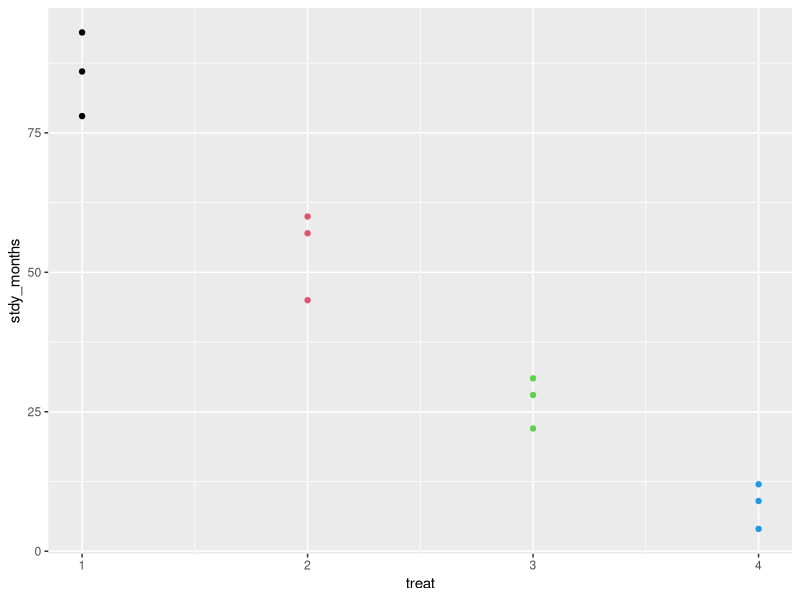
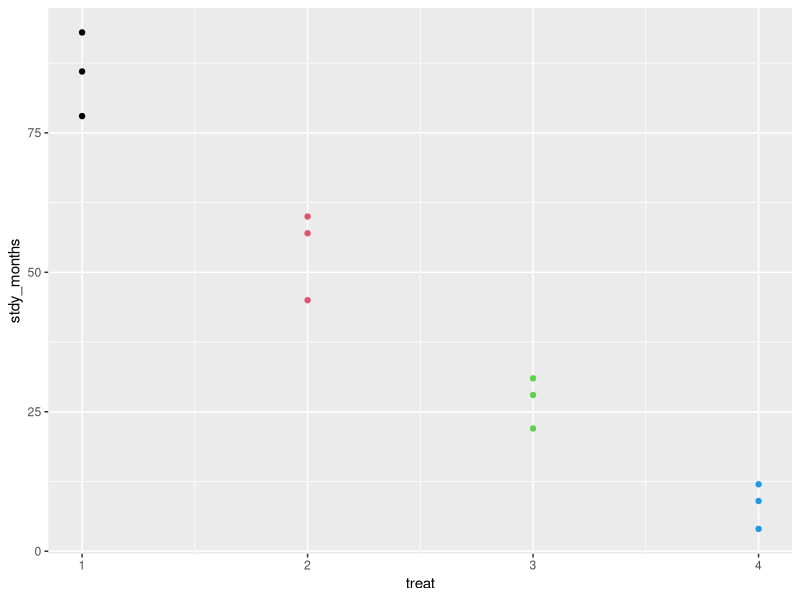
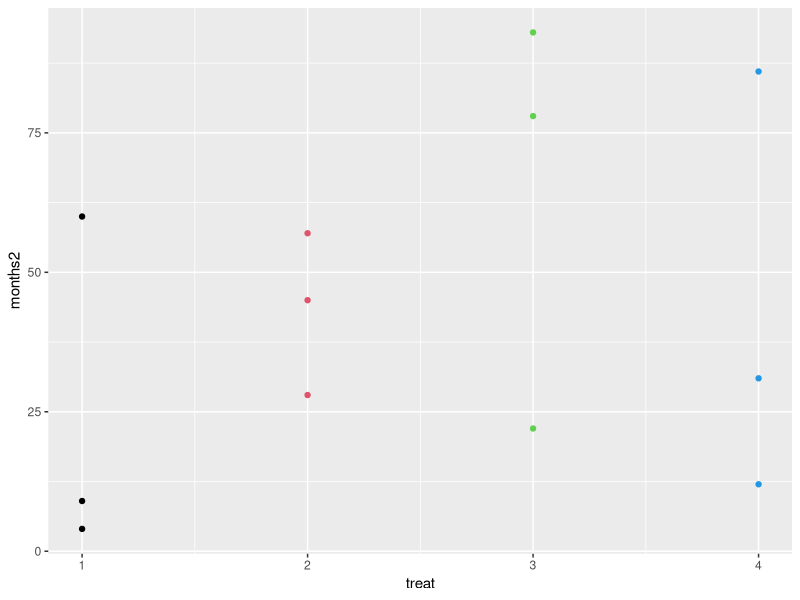
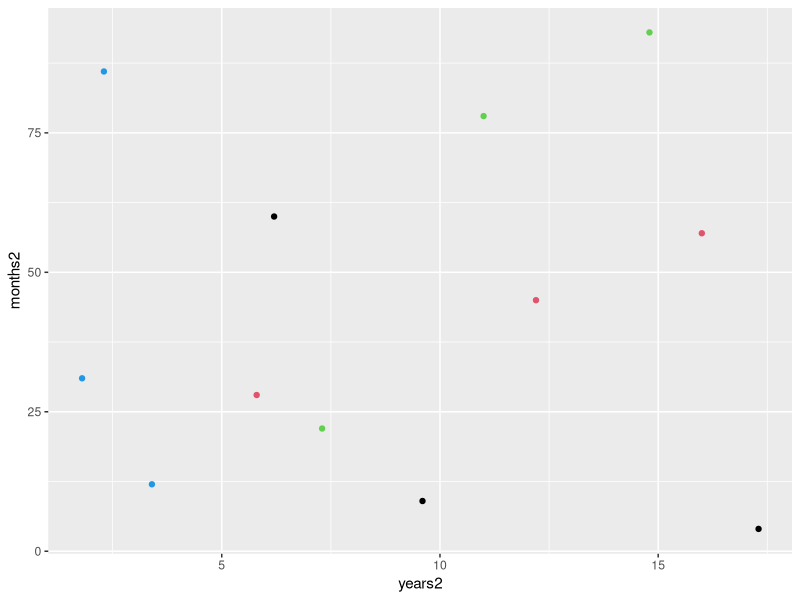

Here is the R script that generated these plots, in order:
## ---- chunk 1
library(ggplot2)

stdy_months <- c(78,93,86,57,45,60,28,31,22,9,12,4)
treat <- gl(4,3)
lm.model <- lm(stdy_months~treat)
anova(lm.model)

stdy_df <- data.frame(cbind(stdy_months, treat))

stdyplt <- ggplot(stdy_df, aes(x=treat, y=stdy_months))+
    geom_point(color=treat)

stdyplt

stdy_months_Ordered <- sort(stdy_months)  
# Putz professor didn't give the right data!
str(stdy_months_Ordered)

stdyplt2 <- ggplot(stdy_df, aes(x=treat, y=stdy_months))+
  geom_point(color=treat)
  
print(stdyplt2)
## ---- chunk 2
# She added the years variable, and randomized placement in groups by years
# having cancer because derp, stage of cancer highest predictor irrespective 
# of type of treatment.

library(ggplot2)

set.seed(1234)
months2 <- c(sample(c(78,93,86,57,45,60,28,31,22,9,12,4),12,replace=F))
treat <- gl(4,3)

# She thinks number of years having cancer is equivalent to stage of cancer, derp.
years2 <- c(sample(c(2.3,3.4,1.8,6.2,7.3,9.6,11,12.2,14.8,17.3,16,5.8),12,replace=F)) 

lm2.model <- lm(months2~treat)
anova(lm2.model)

stdy_df <- data.frame(cbind(months2, treat))

stdyplt <- ggplot(stdy_df, aes(x=treat, y=months2))+
    geom_point(color=treat)

stdyplt

stdy_df2 <- data.frame(cbind(months2, years2))

stdyplt2 <- ggplot(stdy_df2, aes(x=years2, y=months2))+
    geom_point(color=treat)
stdyplt2


